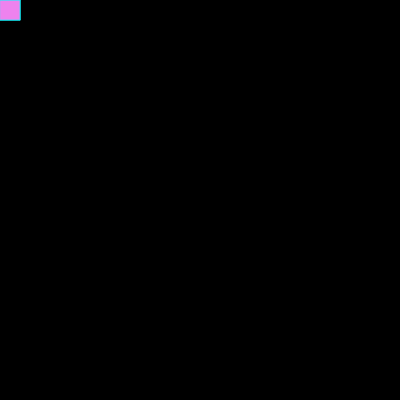
Frame 1 (no input)
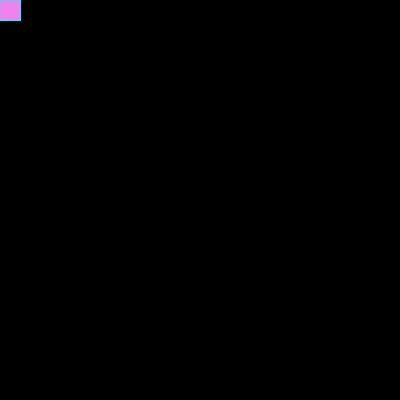
Frame 60 (no input)
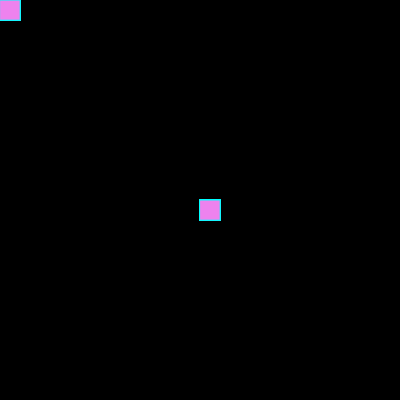
Frame 120 (the mouse pressed at the canvas centre since frame 60)

The p5.js sketch that drew these frames (run headless with seeded random() and noise() and a simulated clock; from frame 60 on, the mouse is pressed at the canvas centre):

// p5.js sketch
// ── sketch.js
function setup() {
    createCanvas(400, 400);
    background("black");
  }
  
  function draw() {
  
    (30,20,20);
    fill("violet");
    stroke("cyan");
    if(mouseIsPressed);{
    rect(mouseX,mouseY,20.20);}
  }
  
